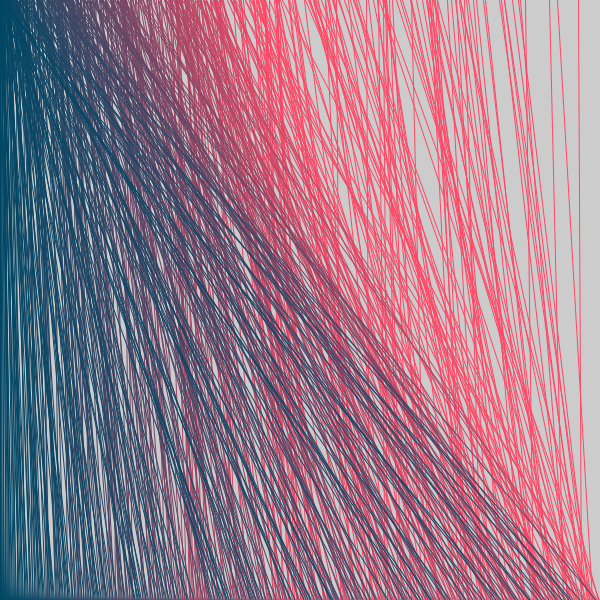
Frame 1 (no input)
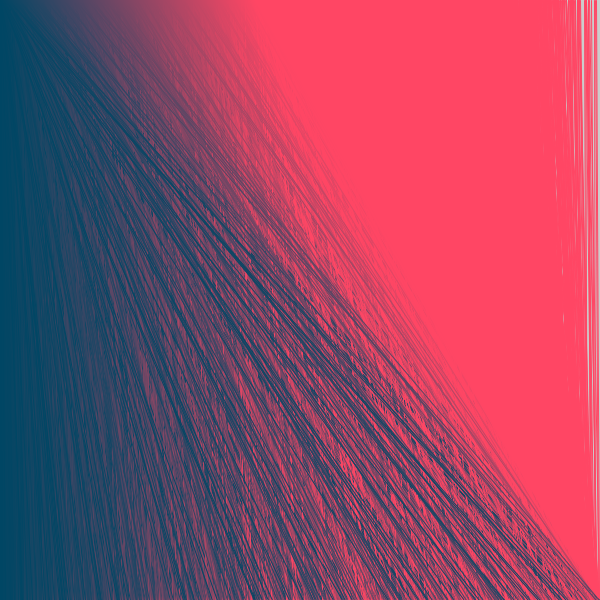
Frame 60 (the mouse pressed at the canvas centre just before this capture)
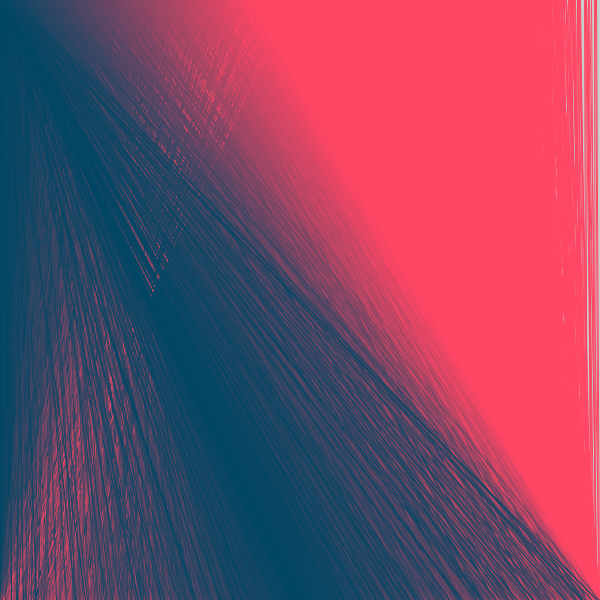
Frame 120 (the mouse held since frame 60 and released just before this capture)

The Processing sketch that drew these frames (run headless with seeded random() and noise(); from frame 60 on, the mouse is pressed at the canvas centre):

// Processing sketch: gradient_bars
// ── gradient_bars.pde
void setup() {
  size(600, 600);
}

void draw() {
  for (int counter=0; counter < width; counter++) {
    // check horizontal distance between line and cursor
    float d = dist(counter, mouseY, mouseX, mouseY);
    float c = random(d);
    // set red value based on cursor distance
    stroke(c, 70, 100);
    // draw line
    line(c, 0, counter, height);  // x, y, x2, y2
  }
}
